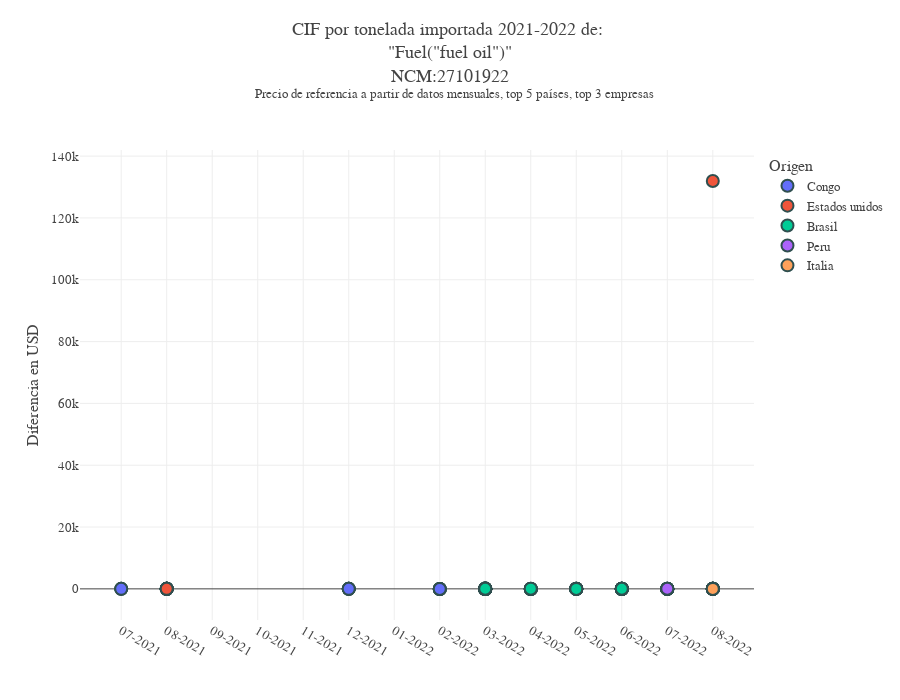

Source (notebook cell):
### Code cell
ncm='27101922'
# precio_boxplot_capitalizado(df=df_producto,
#                             ncm=ncm,
#                             # sim=sim_unique(ncm)[1],
#                             )

plot_precio(df=df_producto,
            y='diferencia_ref',
            ncm=ncm,
            # sim='000A',
            color='pais_descri',
            n_empresa=3,
            n_paises=5,
            # pais='China'
            )

### Figure 1 — Plotly figure (JSON) as saved in the notebook; plotly's stock layout.template omitted (floating-point values rounded to 4 significant figures; data arrays with more than 128 entries replaced by an {"elided": "..."} marker saying what was removed)
{"data": [{"customdata": [["compa#ia admini...", 583.1, 583.1, "21001IC65000072G", "001", "000Q", 7000000, 4082000.0, "Congo"], ["compa#ia admini...", 583.1, 583.1, "21001IC65000071F", "001", "000Q", 7000000, 4082000.0, "Congo"], ["compa#ia admini...", 583.1, 583.1, "21001IC65000073H", "001", "000Q", 35652374, 20788803, "Congo"], ["compa#ia admini...", 587.1, 587.1, "21001IC65000144G", "0001", "000Q", 8000000, 4696000.0, "Congo"], ["compa#ia admini...", 587.1, 587.1, "21001IC65000143F", "0001", "000Q", 8000114, 4697000.0, "Congo"], ["compa#ia admini...", 587.1, 587.1, "21001IC65000146X", "0001", "000Q", 10000000, 5870613, "Congo"], ["compa#ia admini...", 587.1, 587.1, "21001IC65000147J", "0001", "000Q", 10000000, 5870613, "Congo"], ["compa#ia admini...", 587.1, 587.1, "21001IC65000145H", "0001", "000Q", 8000000, 4696000.0, "Congo"], ["compa#ia admini...", 690.2, 662.2, "22001IC65000013C", "0001", "000Q", 10500000, 6953000.0, "Congo"], ["compa#ia admini...", 690.2, 662.2, "22001IC65000014D", "0001", "000Q", 8000000, 5297652, "Congo"], ["compa#ia admini...", 690.2, 662.2, "22001IC65000016F", "0001", "000Q", 2500000, 1656000.0, "Congo"], ["compa#ia admini...", 690.2, 662.2, "22001IC65000017G", "0001", "000Q", 13028285, 8627415, "Congo"], ["compa#ia admini...", 690.2, 662.2, "22001IC65000015E", "0001", "000Q", 8000000, 5297652, "Congo"]], "hovertemplate": "Origen=%{customdata[8]}<br>Fecha=%{x}<br>Spread=%{y}<br>Exportador=%{customdata[0]}<br>Precio de referencia=%{customdata[1]}<br>Precio=%{customdata[2]}<br>Documento=%{customdata[3]}<br>sec=%{customdata[4]}<br>sim=%{customdata[5]}<br>Kg=%{customdata[6]}<br>CIF=%{customdata[7]}<extra></extra>", "legendgroup": "Congo", "marker": {"color": "#636efa", "line": {"color": "DarkSlateGrey", "width": 2}, "size": 12, "symbol": "circle"}, "mode": "markers", "name": "Congo", "orientation": "v", "showlegend": true, "type": "scatter", "x": ["07-2021", "07-2021", "07-2021", "12-2021", "12-2021", "12-2021", "12-2021", "12-2021", "02-2022", "02-2022", "02-2022", "02-2022", "02-2022"], "xaxis": "x", "y": [0, 0, 0, 0, 0, 0, 0, 0, -28, -28, -28, -28, -28], "yaxis": "y"}, {"customdata": {"elided": "39x9 mixed values"}, "hovertemplate": "Origen=%{customdata[8]}<br>Fecha=%{x}<br>Spread=%{y}<br>Exportador=%{customdata[0]}<br>Precio de referencia=%{customdata[1]}<br>Precio=%{customdata[2]}<br>Documento=%{customdata[3]}<br>sec=%{customdata[4]}<br>sim=%{customdata[5]}<br>Kg=%{customdata[6]}<br>CIF=%{customdata[7]}<extra></extra>", "legendgroup": "Estados unidos", "marker": {"color": "#EF553B", "line": {"color": "DarkSlateGrey", "width": 2}, "size": 12, "symbol": "circle"}, "mode": "markers", "name": "Estados unidos", "orientation": "v", "showlegend": true, "type": "scatter", "x": ["08-2021", "08-2021", "08-2021", "08-2021", "08-2021", "08-2021", "08-2021", "08-2021", "08-2021", "08-2021", "08-2021", "08-2021", "08-2021", "03-2022", "03-2022", "03-2022", "03-2022", "03-2022", "04-2022", "04-2022", "04-2022", "04-2022", "04-2022", "05-2022", "05-2022", "05-2022", "05-2022", "05-2022", "08-2022", "08-2022", "08-2022", "08-2022", "08-2022", "08-2022", "08-2022", "08-2022", "08-2022", "08-2022", "08-2022"], "xaxis": "x", "y": [-5, -5, -5, 1.9, 1.9, 1.9, 1.9, 1.9, 1.9, 1.9, 1.9, 1.9, 1.9, -46.9, -46.9, -46.9, -46.9, -46.9, -25.3, -25.3, -25.3, -25.3, -25.3, -12.2, -12.2, -12.2, -12.2, -12.2, -4, -4, -4, -4, -4, 21.7, 21.7, 21.7, 21.7, 21.7, 132000.0], "yaxis": "y"}, {"customdata": {"elided": "50x9 mixed values"}, "hovertemplate": "Origen=%{customdata[8]}<br>Fecha=%{x}<br>Spread=%{y}<br>Exportador=%{customdata[0]}<br>Precio de referencia=%{customdata[1]}<br>Precio=%{customdata[2]}<br>Documento=%{customdata[3]}<br>sec=%{customdata[4]}<br>sim=%{customdata[5]}<br>Kg=%{customdata[6]}<br>CIF=%{customdata[7]}<extra></extra>", "legendgroup": "Brasil", "marker": {"color": "#00cc96", "line": {"color": "DarkSlateGrey", "width": 2}, "size": 12, "symbol": "circle"}, "mode": "markers", "name": "Brasil", "orientation": "v", "showlegend": true, "type": "scatter", "x": ["03-2022", "03-2022", "03-2022", "03-2022", "03-2022", "03-2022", "03-2022", "03-2022", "03-2022", "03-2022", "03-2022", "03-2022", "03-2022", "03-2022", "03-2022", "03-2022", "03-2022", "03-2022", "04-2022", "04-2022", "05-2022", "05-2022", "05-2022", "05-2022", "05-2022", "05-2022", "05-2022", "06-2022", "06-2022", "06-2022", "06-2022", "06-2022", "06-2022", "06-2022", "06-2022", "06-2022", "06-2022", "06-2022", "06-2022", "06-2022", "06-2022", "06-2022", "07-2022", "07-2022", "07-2022", "07-2022", "07-2022", "07-2022", "07-2022", "07-2022"], "xaxis": "x", "y": [-32.8, -32.8, -32.8, -32.8, -32.8, -30.6, -30.6, -30.6, -30.6, -30.6, 87.3, 87.3, 87.3, 87.3, 87.3, 36.2, 36.2, 36.2, 62.1, 62.1, 21.1, 21.1, 21.1, 21.1, 21.1, -18.7, -18.7, 6.4, 6.4, 6.4, -35.4, -35.4, -35.4, -35.4, -35.4, 20.4, 20.4, 20.4, 20.4, 20.4, 23.6, 23.6, -16.1, -16.1, -16.1, -11.1, -11.1, -11.1, -11.1, -11.1], "yaxis": "y"}, {"customdata": [["compa#ia admini...", 828.5, 845.9, "22003IC65000074L", "0001", "000Q", 10000000, 8458744, "Peru"], ["compa#ia admini...", 828.5, 845.9, "22003IC65000075M", "0001", "000Q", 10000000, 8458744, "Peru"], ["compa#ia admini...", 828.5, 845.9, "22001IC65000176M", "0001", "000Q", 5371622, 4544000.0, "Peru"], ["compa#ia admini...", 828.5, 845.9, "22001IC65000175L", "0001", "000Q", 8000000, 6767000.0, "Peru"], ["compa#ia admini...", 828.5, 845.9, "22001IC65000174K", "0001", "000Q", 8000000, 6767000.0, "Peru"]], "hovertemplate": "Origen=%{customdata[8]}<br>Fecha=%{x}<br>Spread=%{y}<br>Exportador=%{customdata[0]}<br>Precio de referencia=%{customdata[1]}<br>Precio=%{customdata[2]}<br>Documento=%{customdata[3]}<br>sec=%{customdata[4]}<br>sim=%{customdata[5]}<br>Kg=%{customdata[6]}<br>CIF=%{customdata[7]}<extra></extra>", "legendgroup": "Peru", "marker": {"color": "#ab63fa", "line": {"color": "DarkSlateGrey", "width": 2}, "size": 12, "symbol": "circle"}, "mode": "markers", "name": "Peru", "orientation": "v", "showlegend": true, "type": "scatter", "x": ["07-2022", "07-2022", "07-2022", "07-2022", "07-2022"], "xaxis": "x", "y": [17.4, 17.4, 17.4, 17.4, 17.4], "yaxis": "y"}, {"customdata": [["compa#ia admini...", 856.3, 839.1, "22001IC65000227J", "0001", "000Q", 5311752, 4457005, "Italia"], ["compa#ia admini...", 856.3, 839.1, "22001IC65000223F", "0001", "000Q", 10000000, 8390838, "Italia"], ["compa#ia admini...", 856.3, 839.1, "22001IC65000224G", "0001", "000Q", 10000000, 8390838, "Italia"], ["compa#ia admini...", 856.3, 839.1, "22001IC65000225H", "0001", "000Q", 8000000, 6713000.0, "Italia"], ["compa#ia admini...", 856.3, 839.1, "22001IC65000226X", "0001", "000Q", 8000000, 6713000.0, "Italia"]], "hovertemplate": "Origen=%{customdata[8]}<br>Fecha=%{x}<br>Spread=%{y}<br>Exportador=%{customdata[0]}<br>Precio de referencia=%{customdata[1]}<br>Precio=%{customdata[2]}<br>Documento=%{customdata[3]}<br>sec=%{customdata[4]}<br>sim=%{customdata[5]}<br>Kg=%{customdata[6]}<br>CIF=%{customdata[7]}<extra></extra>", "legendgroup": "Italia", "marker": {"color": "#FFA15A", "line": {"color": "DarkSlateGrey", "width": 2}, "size": 12, "symbol": "circle"}, "mode": "markers", "name": "Italia", "orientation": "v", "showlegend": true, "type": "scatter", "x": ["08-2022", "08-2022", "08-2022", "08-2022", "08-2022"], "xaxis": "x", "y": [-17.2, -17.2, -17.2, -17.2, -17.2], "yaxis": "y"}], "layout": {"font": {"family": "Georgia", "size": 13}, "height": 700, "legend": {"title": {"text": "Origen"}, "tracegroupgap": 0}, "margin": {"t": 150}, "separators": ",.", "title": {"text": "CIF por tonelada importada 2021-2022 de: <br>\"Fuel(\"fuel oil\")\"<br>NCM:27101922<br> <sup> Precio de referencia a partir de datos mensuales, top 5 países, top 3 empresas", "y": 0.95}, "width": 900, "xaxis": {"anchor": "y", "categoryarray": ["01-2021", "02-2021", "03-2021", "04-2021", "05-2021", "06-2021", "07-2021", "08-2021", "09-2021", "10-2021", "11-2021", "12-2021", "01-2022", "02-2022", "03-2022", "04-2022", "05-2022", "06-2022", "07-2022", "08-2022"], "categoryorder": "array", "domain": [0, 1], "title": {"text": ""}, "type": "category"}, "yaxis": {"anchor": "x", "domain": [0, 1], "title": {"text": "Diferencia en USD"}}}}
